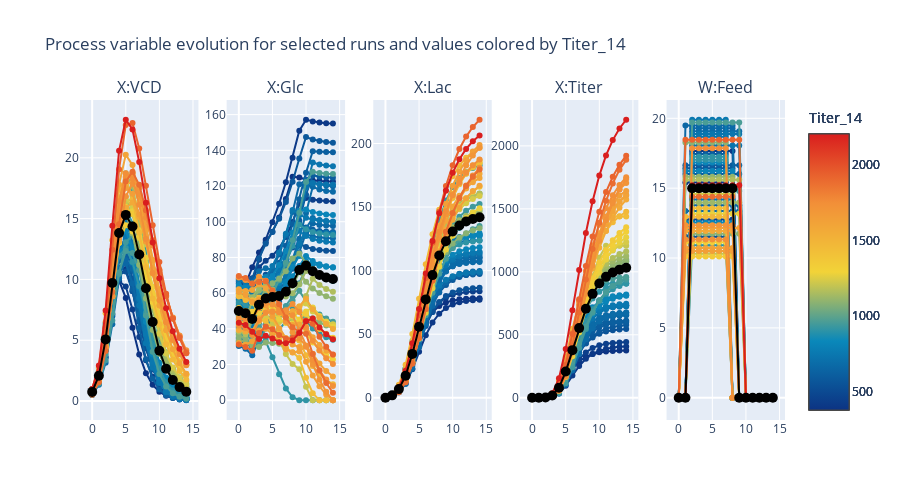

Write notebook code for a chart like this one.
### Code cell
plot_owu_data_color(owu_ood, doe_df=None, highlight_run=0, select_color="Titer_14", height=500)
